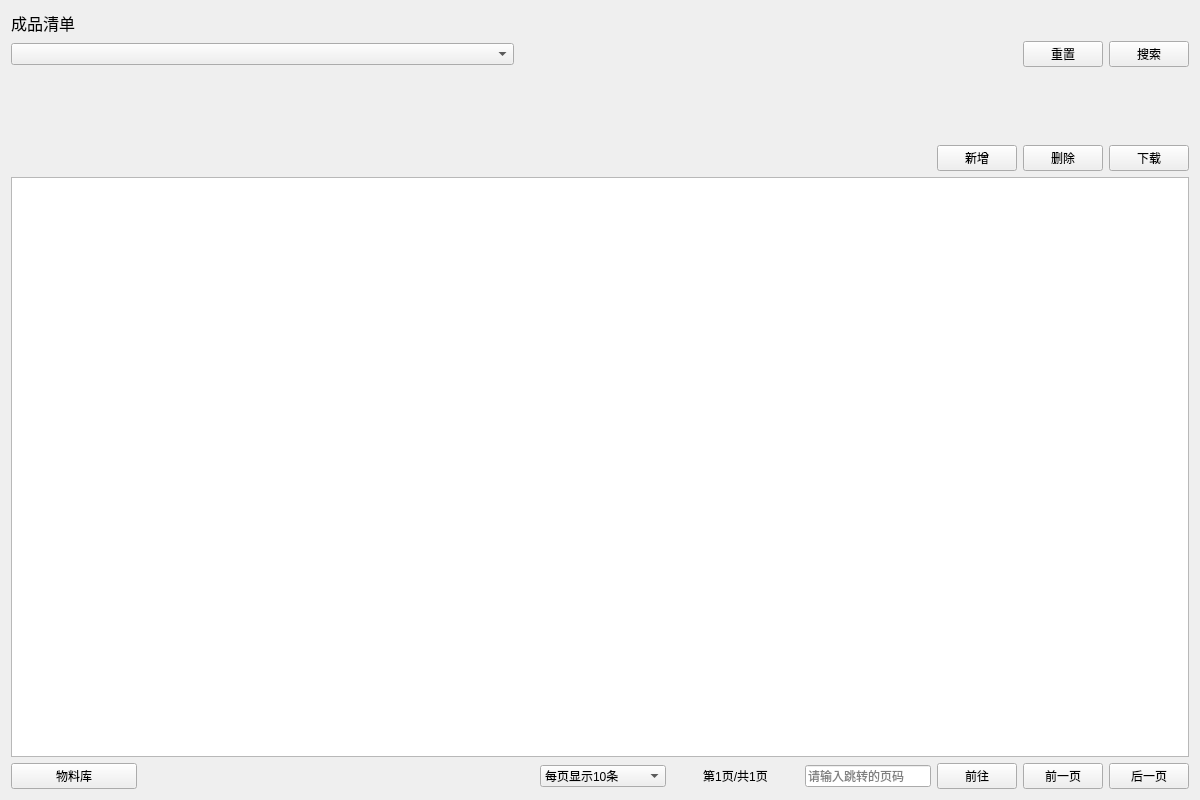
<?xml version="1.0" encoding="UTF-8"?>
<ui version="4.0">
 <class>widget</class>
 <widget class="QWidget" name="widget">
  <property name="geometry">
   <rect>
    <x>0</x>
    <y>0</y>
    <width>1200</width>
    <height>800</height>
   </rect>
  </property>
  <property name="windowTitle">
   <string>首页</string>
  </property>
  <layout class="QVBoxLayout" name="verticalLayout" stretch="0,0,0,6">
   <item>
    <layout class="QHBoxLayout" name="horizontalLayout">
     <item>
      <widget class="QLabel" name="label">
       <property name="font">
        <font>
         <pointsize>12</pointsize>
        </font>
       </property>
       <property name="text">
        <string>成品清单</string>
       </property>
      </widget>
     </item>
    </layout>
   </item>
   <item>
    <layout class="QGridLayout" name="gridLayout" columnstretch="1,1,0,0" columnminimumwidth="0,0,0,0">
     <property name="topMargin">
      <number>0</number>
     </property>
     <property name="rightMargin">
      <number>0</number>
     </property>
     <item row="0" column="3">
      <widget class="QPushButton" name="searchButton">
       <property name="sizePolicy">
        <sizepolicy hsizetype="Minimum" vsizetype="Fixed">
         <horstretch>0</horstretch>
         <verstretch>0</verstretch>
        </sizepolicy>
       </property>
       <property name="baseSize">
        <size>
         <width>0</width>
         <height>0</height>
        </size>
       </property>
       <property name="text">
        <string>搜索</string>
       </property>
       <property name="autoRepeatInterval">
        <number>100</number>
       </property>
      </widget>
     </item>
     <item row="0" column="0">
      <widget class="QComboBox" name="productCodeBox">
       <property name="placeholderText">
        <string>请选择产品代号</string>
       </property>
       <item>
        <property name="text">
         <string>请选择产品代号</string>
        </property>
       </item>
       <item>
        <property name="text">
         <string>DC</string>
        </property>
       </item>
       <item>
        <property name="text">
         <string>BDC</string>
        </property>
       </item>
      </widget>
     </item>
     <item row="0" column="2">
      <widget class="QPushButton" name="resetButton_9">
       <property name="text">
        <string>重置</string>
       </property>
      </widget>
     </item>
     <item row="0" column="1">
      <spacer name="horizontalSpacer_7">
       <property name="orientation">
        <enum>Qt::Horizontal</enum>
       </property>
       <property name="sizeHint" stdset="0">
        <size>
         <width>40</width>
         <height>20</height>
        </size>
       </property>
      </spacer>
     </item>
    </layout>
   </item>
   <item>
    <widget class="QStackedWidget" name="stackedWidget">
     <property name="enabled">
      <bool>true</bool>
     </property>
     <property name="currentIndex">
      <number>0</number>
     </property>
     <widget class="QWidget" name="page_0"/>
     <widget class="QWidget" name="page_1">
      <layout class="QVBoxLayout" name="verticalLayout_2">
       <item>
        <layout class="QHBoxLayout" name="horizontalLayout_2">
         <item>
          <widget class="QLabel" name="label_2">
           <property name="font">
            <font>
             <pointsize>10</pointsize>
            </font>
           </property>
           <property name="text">
            <string>胆道引流导管</string>
           </property>
          </widget>
         </item>
        </layout>
       </item>
       <item>
        <layout class="QHBoxLayout" name="horizontalLayout_3">
         <item>
          <widget class="QComboBox" name="dandaoDiameterBox">
           <property name="editable">
            <bool>false</bool>
           </property>
           <item>
            <property name="text">
             <string>请选择直径</string>
            </property>
           </item>
           <item>
            <property name="text">
             <string>6F</string>
            </property>
           </item>
           <item>
            <property name="text">
             <string>7F</string>
            </property>
           </item>
           <item>
            <property name="text">
             <string>8F</string>
            </property>
           </item>
           <item>
            <property name="text">
             <string>10F</string>
            </property>
           </item>
           <item>
            <property name="text">
             <string>12F</string>
            </property>
           </item>
          </widget>
         </item>
         <item>
          <widget class="QComboBox" name="dandaoLengthBox">
           <item>
            <property name="text">
             <string>请选择有效长度</string>
            </property>
           </item>
           <item>
            <property name="text">
             <string>20cm</string>
            </property>
           </item>
           <item>
            <property name="text">
             <string>30cm</string>
            </property>
           </item>
           <item>
            <property name="text">
             <string>35cm</string>
            </property>
           </item>
           <item>
            <property name="text">
             <string>40cm</string>
            </property>
           </item>
          </widget>
         </item>
         <item>
          <widget class="QComboBox" name="drainageMethodBox">
           <item>
            <property name="text">
             <string>请选择引流方式</string>
            </property>
           </item>
           <item>
            <property name="text">
             <string>无内容:内外引流</string>
            </property>
           </item>
           <item>
            <property name="text">
             <string>W:外引流</string>
            </property>
           </item>
          </widget>
         </item>
         <item>
          <widget class="QComboBox" name="dandaoHeadStyleBox">
           <item>
            <property name="text">
             <string>请选择头端样式</string>
            </property>
           </item>
           <item>
            <property name="text">
             <string>L:可锁定猪尾型</string>
            </property>
           </item>
           <item>
            <property name="text">
             <string>N:非锁定猪尾型</string>
            </property>
           </item>
          </widget>
         </item>
         <item>
          <widget class="QComboBox" name="dandaoConfigurationBox">
           <item>
            <property name="text">
             <string>请选择配置代号</string>
            </property>
           </item>
           <item>
            <property name="text">
             <string>T型</string>
            </property>
           </item>
           <item>
            <property name="text">
             <string>TP型</string>
            </property>
           </item>
           <item>
            <property name="text">
             <string>SA型</string>
            </property>
           </item>
           <item>
            <property name="text">
             <string>SAP型</string>
            </property>
           </item>
           <item>
            <property name="text">
             <string>SB型</string>
            </property>
           </item>
           <item>
            <property name="text">
             <string>SBP型</string>
            </property>
           </item>
          </widget>
         </item>
        </layout>
       </item>
      </layout>
     </widget>
     <widget class="QWidget" name="page_2">
      <layout class="QVBoxLayout" name="verticalLayout_3">
       <item>
        <layout class="QHBoxLayout" name="horizontalLayout_4">
         <item>
          <widget class="QLabel" name="label_3">
           <property name="font">
            <font>
             <pointsize>10</pointsize>
            </font>
           </property>
           <property name="text">
            <string>引流导管</string>
           </property>
          </widget>
         </item>
        </layout>
       </item>
       <item>
        <layout class="QHBoxLayout" name="horizontalLayout_5">
         <item>
          <widget class="QComboBox" name="yinliuDiameterBox">
           <item>
            <property name="text">
             <string>请选择直径</string>
            </property>
           </item>
           <item>
            <property name="text">
             <string>5F</string>
            </property>
           </item>
           <item>
            <property name="text">
             <string>6F</string>
            </property>
           </item>
           <item>
            <property name="text">
             <string>7F</string>
            </property>
           </item>
           <item>
            <property name="text">
             <string>8F</string>
            </property>
           </item>
           <item>
            <property name="text">
             <string>10F</string>
            </property>
           </item>
           <item>
            <property name="text">
             <string>12F</string>
            </property>
           </item>
           <item>
            <property name="text">
             <string>14F</string>
            </property>
           </item>
           <item>
            <property name="text">
             <string>16F</string>
            </property>
           </item>
          </widget>
         </item>
         <item>
          <widget class="QComboBox" name="yinliuLengthBox">
           <item>
            <property name="text">
             <string>请选择有效长度</string>
            </property>
           </item>
           <item>
            <property name="text">
             <string>20cm</string>
            </property>
           </item>
           <item>
            <property name="text">
             <string>25cm</string>
            </property>
           </item>
           <item>
            <property name="text">
             <string>30cm</string>
            </property>
           </item>
           <item>
            <property name="text">
             <string>35cm</string>
            </property>
           </item>
           <item>
            <property name="text">
             <string>40cm</string>
            </property>
           </item>
          </widget>
         </item>
         <item>
          <widget class="QComboBox" name="lockFormBox">
           <item>
            <property name="text">
             <string>请选择锁定形式</string>
            </property>
           </item>
           <item>
            <property name="text">
             <string>L:可锁定型</string>
            </property>
           </item>
           <item>
            <property name="text">
             <string>N:非锁定型</string>
            </property>
           </item>
          </widget>
         </item>
         <item>
          <widget class="QComboBox" name="yinliuHeadStyleBox">
           <item>
            <property name="text">
             <string>请选择头端样式</string>
            </property>
           </item>
           <item>
            <property name="text">
             <string>J:J型</string>
            </property>
           </item>
           <item>
            <property name="text">
             <string>P:猪尾型</string>
            </property>
           </item>
          </widget>
         </item>
         <item>
          <widget class="QComboBox" name="comboBox_16">
           <item>
            <property name="text">
             <string>请选择配置代号</string>
            </property>
           </item>
           <item>
            <property name="text">
             <string>T型</string>
            </property>
           </item>
           <item>
            <property name="text">
             <string>TP型</string>
            </property>
           </item>
           <item>
            <property name="text">
             <string>SA型</string>
            </property>
           </item>
           <item>
            <property name="text">
             <string>SAP型</string>
            </property>
           </item>
           <item>
            <property name="text">
             <string>SB型</string>
            </property>
           </item>
           <item>
            <property name="text">
             <string>SBP型</string>
            </property>
           </item>
          </widget>
         </item>
        </layout>
       </item>
      </layout>
     </widget>
    </widget>
   </item>
   <item>
    <layout class="QGridLayout" name="gridLayout_2">
     <item row="0" column="7">
      <widget class="QPushButton" name="addButton">
       <property name="text">
        <string>新增</string>
       </property>
      </widget>
     </item>
     <item row="2" column="9">
      <widget class="QPushButton" name="nextPageButton">
       <property name="text">
        <string>后一页</string>
       </property>
      </widget>
     </item>
     <item row="2" column="8">
      <widget class="QPushButton" name="forwardButton">
       <property name="text">
        <string>前一页</string>
       </property>
      </widget>
     </item>
     <item row="2" column="7">
      <widget class="QPushButton" name="goToButton">
       <property name="text">
        <string>前往</string>
       </property>
      </widget>
     </item>
     <item row="1" column="0" colspan="10">
      <widget class="QTableWidget" name="tableWidget"/>
     </item>
     <item row="0" column="2">
      <spacer name="horizontalSpacer_2">
       <property name="orientation">
        <enum>Qt::Horizontal</enum>
       </property>
       <property name="sizeHint" stdset="0">
        <size>
         <width>40</width>
         <height>20</height>
        </size>
       </property>
      </spacer>
     </item>
     <item row="2" column="4">
      <widget class="QComboBox" name="pageSelectBox">
       <item>
        <property name="text">
         <string>每页显示10条</string>
        </property>
       </item>
       <item>
        <property name="text">
         <string>每页显示20条</string>
        </property>
       </item>
       <item>
        <property name="text">
         <string>每页显示50条</string>
        </property>
       </item>
       <item>
        <property name="text">
         <string>每页显示100条</string>
        </property>
       </item>
      </widget>
     </item>
     <item row="0" column="1">
      <spacer name="horizontalSpacer_3">
       <property name="orientation">
        <enum>Qt::Horizontal</enum>
       </property>
       <property name="sizeHint" stdset="0">
        <size>
         <width>40</width>
         <height>20</height>
        </size>
       </property>
      </spacer>
     </item>
     <item row="0" column="4">
      <spacer name="horizontalSpacer_4">
       <property name="orientation">
        <enum>Qt::Horizontal</enum>
       </property>
       <property name="sizeHint" stdset="0">
        <size>
         <width>40</width>
         <height>20</height>
        </size>
       </property>
      </spacer>
     </item>
     <item row="0" column="8">
      <widget class="QPushButton" name="deleteButton">
       <property name="text">
        <string>删除</string>
       </property>
      </widget>
     </item>
     <item row="2" column="0">
      <widget class="QPushButton" name="MaterialInventoryButton">
       <property name="text">
        <string>物料库</string>
       </property>
      </widget>
     </item>
     <item row="2" column="5">
      <widget class="QLabel" name="pageShowLabel">
       <property name="text">
        <string>第1页/共1页</string>
       </property>
       <property name="alignment">
        <set>Qt::AlignCenter</set>
       </property>
      </widget>
     </item>
     <item row="0" column="9">
      <widget class="QPushButton" name="downloadButton">
       <property name="text">
        <string>下载</string>
       </property>
      </widget>
     </item>
     <item row="0" column="5">
      <spacer name="horizontalSpacer_5">
       <property name="orientation">
        <enum>Qt::Horizontal</enum>
       </property>
       <property name="sizeHint" stdset="0">
        <size>
         <width>40</width>
         <height>20</height>
        </size>
       </property>
      </spacer>
     </item>
     <item row="0" column="0">
      <spacer name="horizontalSpacer">
       <property name="orientation">
        <enum>Qt::Horizontal</enum>
       </property>
       <property name="sizeHint" stdset="0">
        <size>
         <width>40</width>
         <height>20</height>
        </size>
       </property>
      </spacer>
     </item>
     <item row="0" column="6">
      <spacer name="horizontalSpacer_6">
       <property name="orientation">
        <enum>Qt::Horizontal</enum>
       </property>
       <property name="sizeHint" stdset="0">
        <size>
         <width>40</width>
         <height>20</height>
        </size>
       </property>
      </spacer>
     </item>
     <item row="2" column="6">
      <widget class="QLineEdit" name="pageInputEdit">
       <property name="inputMask">
        <string/>
       </property>
       <property name="placeholderText">
        <string>请输入跳转的页码</string>
       </property>
       <property name="clearButtonEnabled">
        <bool>true</bool>
       </property>
      </widget>
     </item>
     <item row="0" column="3">
      <spacer name="horizontalSpacer_8">
       <property name="orientation">
        <enum>Qt::Horizontal</enum>
       </property>
       <property name="sizeHint" stdset="0">
        <size>
         <width>40</width>
         <height>20</height>
        </size>
       </property>
      </spacer>
     </item>
    </layout>
   </item>
  </layout>
 </widget>
 <resources/>
 <connections>
  <connection>
   <sender>productCodeBox</sender>
   <signal>currentIndexChanged(int)</signal>
   <receiver>stackedWidget</receiver>
   <slot>setCurrentIndex(int)</slot>
   <hints>
    <hint type="sourcelabel">
     <x>595</x>
     <y>81</y>
    </hint>
    <hint type="destinationlabel">
     <x>554</x>
     <y>153</y>
    </hint>
   </hints>
  </connection>
 </connections>
</ui>
